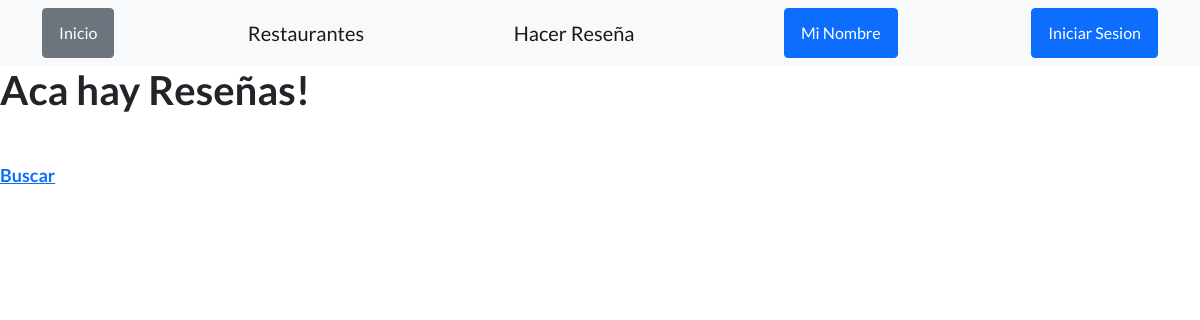
Page /AppResto/reseñas/ on the earlier database version.
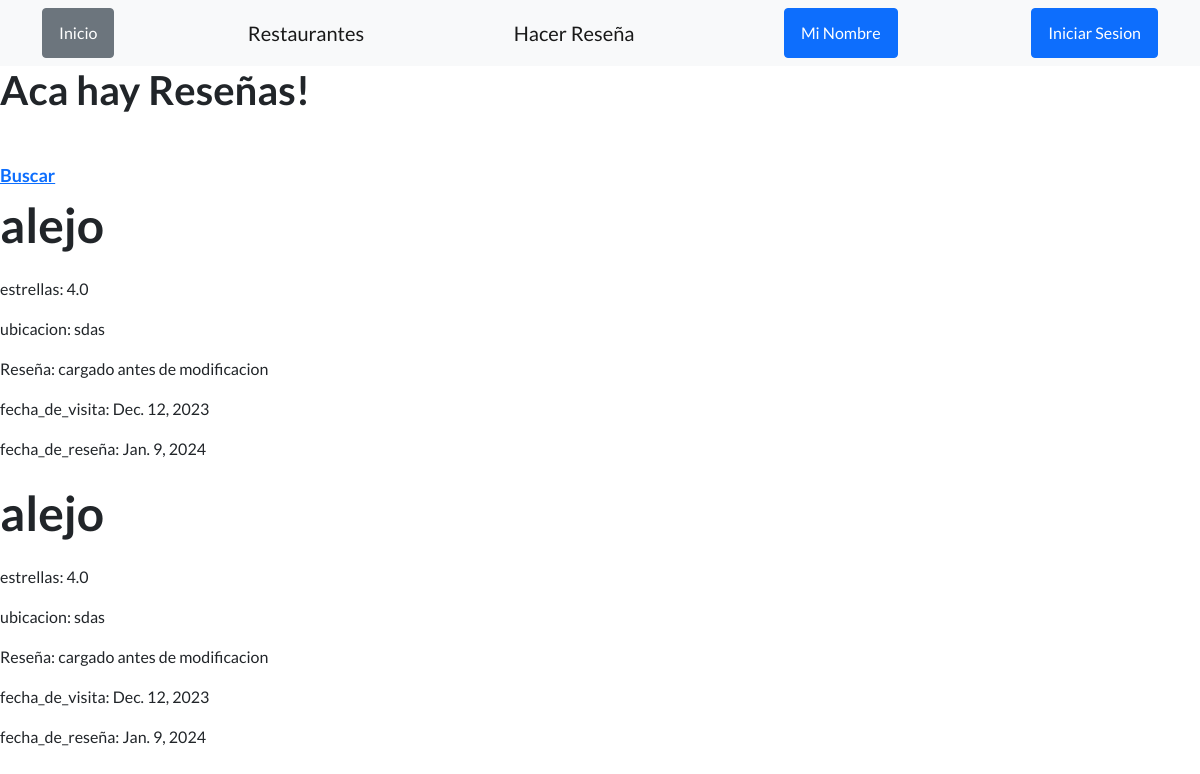
Same page on the later database version.
### AppResto/models.py (models this page shows)
class Reseña(models.Model):
    restaurante = models.CharField(max_length=99)
    estrellas = models.FloatField()
    ubicacion=models.CharField(max_length=99)
    fecha_de_visita = models.DateField()
    fecha_de_reseña = models.DateField()
    reseña=models.CharField(max_length=150)

### AppResto/views.py (called while the page is built)
def Reseñas(request):
    Reseñas=Reseña.objects.all()
    return render(request,"AppResto/reseñas.html",{"reseñas":Reseñas})

### AppResto/templates/AppResto/reseñas.html (shortened to what this page needs)
<!DOCTYPE html>
<html lang="en">
    <head>
        {% load static %}
        <link href="https://cdn.jsdelivr.net/npm/bootstrap-icons@1.5.0/font/bootstrap-icons.css" rel="stylesheet" type="text/css" />
        <link href="{% static 'AppResto/css/styles.css' %}"rel="stylesheet" />
    </head>
    <body>
        <nav class="navbar navbar-light bg-light static-top">
            <div class="container">
                <a class="btn btn-secondary" href="{% url 'inicio' %}">Inicio</a>
                <a class="navbar-brand" href="{% url 'Restos' %}">Restaurantes</a>
                <a class="navbar-brand" href="{% url 'crear_reseña' %}">Hacer Reseña</a>
                <a class="btn btn-primary" href="{% url 'usuario' %}">Mi Nombre</a>
                <a class="btn btn-primary" href="{% url 'iniciar_sesion' %}">Iniciar Sesion</a>
                </div>
        </nav>
        <h1 class="mb-5">Aca hay Reseñas!</h1>
        <a class="search" href="{% url 'buscar_reseña' %}">   <strong><font size= "4">Buscar</font size></strong></a>
        {% for x in reseñas %}
            <p><strong><font size= "7">{{x.restaurante}}</font size></strong></p>
            <p>estrellas: {{x.estrellas}}</p>
            <p>ubicacion: {{x.ubicacion}}</p>
            <p>Reseña: {{x.reseña}}</p>
            <p>fecha_de_visita: {{x.fecha_de_visita}}</p>
            <p>fecha_de_reseña: {{x.fecha_de_reseña}}</p>
        {% endfor %}

Differences in the rows shown:
added Reseña: restaurante "alejo", estrellas "4.0", ubicacion "sdas", reseña "cargado antes de modificacion", fecha_de_visita "Dec. 12, 2023", fecha_de_reseña "Jan. 9, 2024"
added Reseña: restaurante "alejo", estrellas "4.0", ubicacion "sdas", reseña "cargado antes de modificacion", fecha_de_visita "Dec. 12, 2023", fecha_de_reseña "Jan. 9, 2024"
